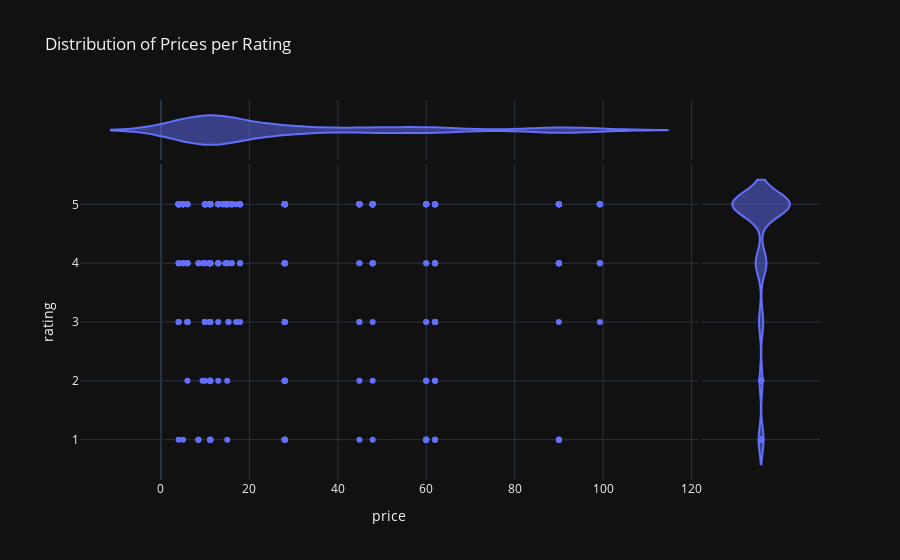

The code cell stored with this chart in its notebook:
### Code cell
fig2 = px.scatter(df_p2, x=df_p2['price'], y=df_p2['rating'], title='Distribution of Prices per Rating', template='plotly_dark', \
                 marginal_y="violin", marginal_x="violin")

#fig2.update_xaxes(range=[1,100])
fig2.show()

### Figure 1 — Plotly figure (JSON) as saved in the notebook; plotly's stock layout.template omitted (floating-point values rounded to 4 significant figures; data arrays with more than 128 entries replaced by an {"elided": "..."} marker saying what was removed)
{"data": [{"hovertemplate": "price=%{x}<br>rating=%{y}<extra></extra>", "legendgroup": "", "marker": {"color": "#636efa", "symbol": "circle"}, "mode": "markers", "name": "", "orientation": "v", "showlegend": false, "type": "scatter", "x": {"elided": "757 float values"}, "xaxis": "x", "y": {"elided": "757 int values"}, "yaxis": "y"}, {"alignmentgroup": "True", "hovertemplate": "price=%{x}<extra></extra>", "legendgroup": "", "marker": {"color": "#636efa", "symbol": "circle"}, "name": "", "offsetgroup": "", "scalegroup": "x", "showlegend": false, "type": "violin", "x": {"elided": "757 float values"}, "xaxis": "x3", "yaxis": "y3"}, {"alignmentgroup": "True", "hovertemplate": "rating=%{y}<extra></extra>", "legendgroup": "", "marker": {"color": "#636efa", "symbol": "circle"}, "name": "", "offsetgroup": "", "scalegroup": "y", "showlegend": false, "type": "violin", "xaxis": "x2", "y": {"elided": "757 int values"}, "yaxis": "y2"}], "layout": {"autosize": true, "legend": {"tracegroupgap": 0}, "title": {"text": "Distribution of Prices per Rating"}, "xaxis": {"anchor": "y", "autorange": true, "domain": [0, 0.8358], "range": [-18.31, 121.6], "title": {"text": "price"}, "type": "linear"}, "xaxis2": {"anchor": "y2", "autorange": true, "domain": [0.8408, 1], "matches": "x2", "range": [-0.5, 0.5], "showgrid": false, "showline": false, "showticklabels": false, "ticks": "", "type": "category"}, "xaxis3": {"anchor": "y3", "autorange": true, "domain": [0, 0.8358], "matches": "x", "range": [-18.31, 121.6], "showgrid": true, "showticklabels": false, "type": "linear"}, "xaxis4": {"anchor": "y4", "domain": [0.8408, 1], "matches": "x2", "showgrid": false, "showline": false, "showticklabels": false, "ticks": ""}, "yaxis": {"anchor": "x", "autorange": true, "domain": [0, 0.8316], "range": [0.3145, 5.686], "title": {"text": "rating"}, "type": "linear"}, "yaxis2": {"anchor": "x2", "autorange": true, "domain": [0, 0.8316], "matches": "y", "range": [0.3145, 5.686], "showgrid": true, "showticklabels": false, "type": "linear"}, "yaxis3": {"anchor": "x3", "autorange": true, "domain": [0.8416, 1], "matches": "y3", "range": [-0.5, 0.5], "showgrid": false, "showline": false, "showticklabels": false, "ticks": "", "type": "category"}, "yaxis4": {"anchor": "x4", "domain": [0.8416, 1], "matches": "y3", "showgrid": true, "showline": false, "showticklabels": false, "ticks": ""}}}
